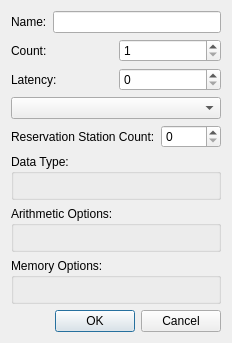
<?xml version="1.0" encoding="UTF-8"?>
<ui version="4.0">
 <class>ArchitectureItemEditorDialog</class>
 <widget class="QDialog" name="ArchitectureItemEditorDialog">
  <property name="geometry">
   <rect>
    <x>0</x>
    <y>0</y>
    <width>232</width>
    <height>343</height>
   </rect>
  </property>
  <property name="windowTitle">
   <string>Dialog</string>
  </property>
  <layout class="QVBoxLayout" name="verticalLayout">
   <item>
    <layout class="QHBoxLayout" name="horizontalLayout">
     <item>
      <widget class="QLabel" name="label">
       <property name="text">
        <string>Name:</string>
       </property>
      </widget>
     </item>
     <item>
      <widget class="QLineEdit" name="nameLineEdit"/>
     </item>
    </layout>
   </item>
   <item>
    <layout class="QHBoxLayout" name="horizontalLayout_3">
     <item>
      <widget class="QLabel" name="label_2">
       <property name="text">
        <string>Count:</string>
       </property>
      </widget>
     </item>
     <item>
      <widget class="QSpinBox" name="countSpinBox">
       <property name="minimum">
        <number>1</number>
       </property>
      </widget>
     </item>
    </layout>
   </item>
   <item>
    <layout class="QHBoxLayout" name="horizontalLayout_2">
     <item>
      <widget class="QLabel" name="label_3">
       <property name="text">
        <string>Latency:</string>
       </property>
      </widget>
     </item>
     <item>
      <widget class="QSpinBox" name="latencySpinBox">
       <property name="minimum">
        <number>0</number>
       </property>
       <property name="value">
        <number>0</number>
       </property>
      </widget>
     </item>
    </layout>
   </item>
   <item>
    <widget class="QComboBox" name="functionalUnitTypeComboBox"/>
   </item>
   <item>
    <layout class="QHBoxLayout" name="horizontalLayout_5">
     <item>
      <widget class="QLabel" name="label_4">
       <property name="text">
        <string>Reservation Station Count:</string>
       </property>
      </widget>
     </item>
     <item>
      <widget class="QSpinBox" name="reservationStationCountSpinBox"/>
     </item>
    </layout>
   </item>
   <item>
    <widget class="QGroupBox" name="dataTypeGroupBox">
     <property name="title">
      <string>Data Type:</string>
     </property>
    </widget>
   </item>
   <item>
    <widget class="QGroupBox" name="arithmeticOptionsGroupBox">
     <property name="enabled">
      <bool>true</bool>
     </property>
     <property name="title">
      <string>Arithmetic Options:</string>
     </property>
    </widget>
   </item>
   <item>
    <widget class="QGroupBox" name="memoryOptionsGroupBox">
     <property name="title">
      <string>Memory Options:</string>
     </property>
    </widget>
   </item>
   <item>
    <layout class="QHBoxLayout" name="horizontalLayout_4">
     <item>
      <spacer name="horizontalSpacer">
       <property name="orientation">
        <enum>Qt::Horizontal</enum>
       </property>
       <property name="sizeHint" stdset="0">
        <size>
         <width>40</width>
         <height>20</height>
        </size>
       </property>
      </spacer>
     </item>
     <item>
      <widget class="QPushButton" name="okPushButton">
       <property name="text">
        <string>OK</string>
       </property>
      </widget>
     </item>
     <item>
      <widget class="QPushButton" name="cancelPushButton">
       <property name="text">
        <string>Cancel</string>
       </property>
      </widget>
     </item>
    </layout>
   </item>
  </layout>
 </widget>
 <resources/>
 <connections/>
</ui>
